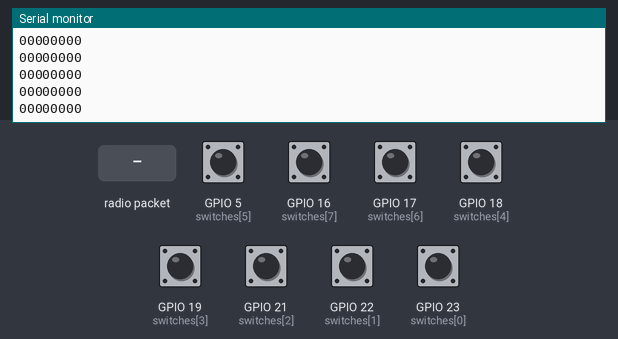
Simulated run of this sketch. Board: ESP32. On the bench: the last lines printed to the serial monitor. The test bench sets the inputs (shaded band); at power-on: GPIO 5 (switches[5]), GPIO 16 (switches[7]), GPIO 17 (switches[6]), GPIO 18 (switches[4]), GPIO 19 (switches[3]), GPIO 21 (switches[2]), GPIO 22 (switches[1]), GPIO 23 (switches[0]) LOW.

Above: at 1.2 s.
1.3 s: radio packet "1" arrives
2.8 s: GPIO 5 (switches[5]) pulled HIGH for 0.15 s
At 2.81 s:
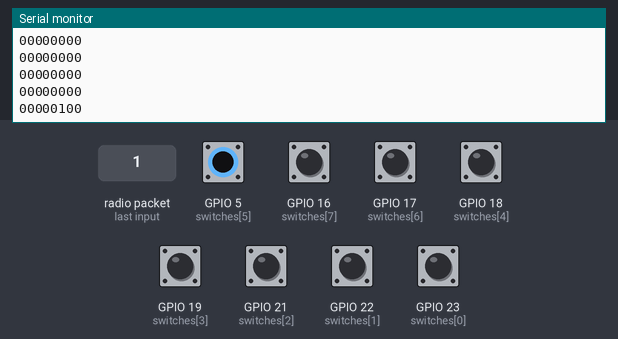
4.4 s: GPIO 16 (switches[7]) pulled HIGH for 0.15 s
At 4.41 s:
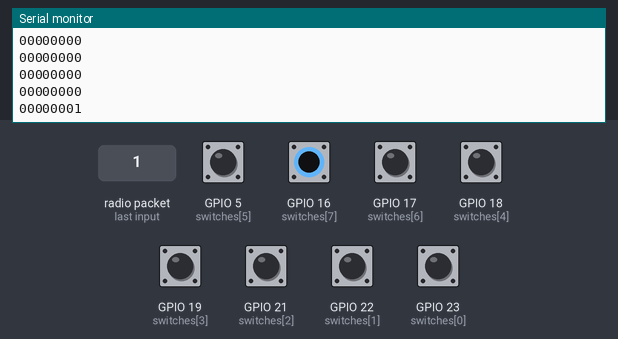
6.0 s: GPIO 17 (switches[6]) pulled HIGH for 0.15 s
At 6.02 s:
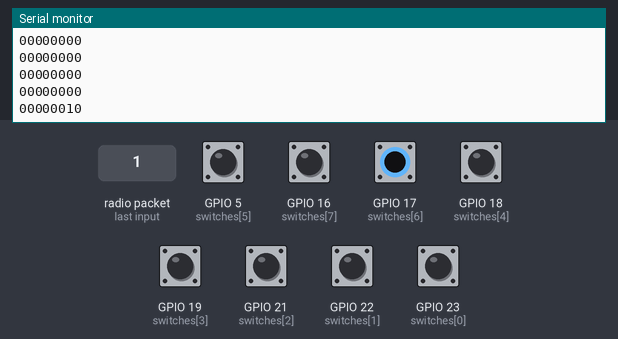
7.6 s: GPIO 18 (switches[4]) pulled HIGH for 0.15 s
At 7.62 s:
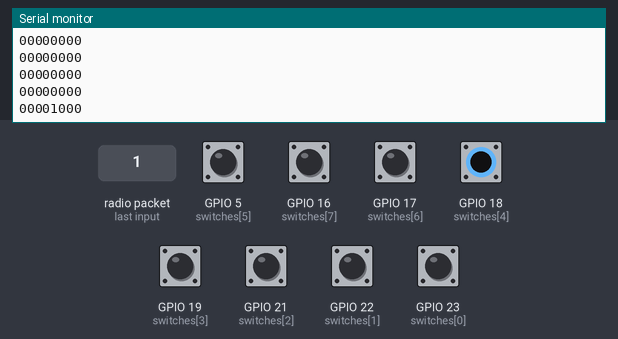
9.2 s: GPIO 19 (switches[3]) pulled HIGH for 0.15 s
At 9.22 s:
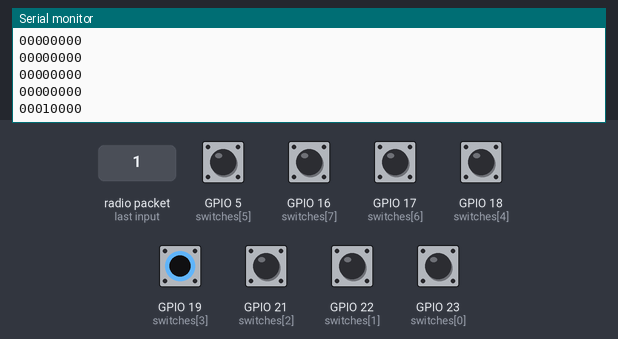
Timing chart, 0 to 11.8 s (numbered marks = the images above; inputs shaded):
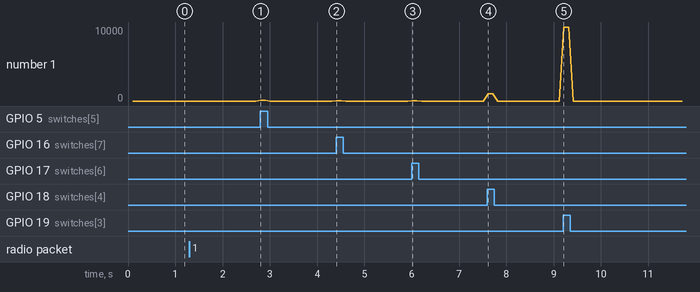

Measured:
- after the input at 2.8 s, the serial monitor: prints a new line at once (image 1)
- after the input at 4.4 s, the serial monitor: prints a new line at once (image 2)
- after the input at 6.0 s, the serial monitor: prints a new line at once (image 3)
- after the input at 7.6 s, the serial monitor: prints a new line at once (image 4)
- after the input at 9.2 s, the serial monitor: prints a new line at once (image 5)

The sketch:

passcode.ino
```cpp
#include <ESP32Servo.h>
#include "puzzlelib.h"
#define PUZZLE

Servo myServo;
int seq[8] = {0, 1, 1, 1, 0, 1, 1, 0};
int timeDelay = 250;
int button = 4;

int switches[8] = {23, 22, 21, 19, 18, 5, 17, 16};

bool locked = true;

void set_state(bool lock) {
  if (locked) {
    puzzle_request_sound(2);
    Serial.println("unlock");
  }

  locked = lock;
}

void setup() {
  Serial.begin(9600);
  Serial.println("Séquence : ");
  for (int i=0; i<8; i++){
    Serial.print(seq[i]);
  }
  //set up switches and LEDs
  for (int i = 0; i < 8; i++) {
    pinMode(switches[i], INPUT);
  }

  if (puzzle_init(set_state, "SEQS") != PUZZLE_OK) {
    Serial.println("Error initializing puzzle");
  }
}


void loop() {
  bool okay = true;
  for (int i = 0; i < 8; i++) {
    Serial.print(digitalRead(switches[i]));
    if ((digitalRead(switches[i]) == HIGH ? 1 : 0) != seq[i]) {
      okay = false;
    }
  }

  Serial.println();

  if (locked && okay) {
    puzzle_update_lock_status(false);
  }
  delay(100);
}
```
